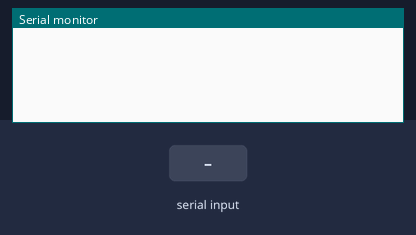
A program run on a simulated ESP32-S3. Shown: the last lines printed to the serial monitor. The test bench sets the inputs (shaded band). WiFi joins after 1.5 s; servers stay silent unless stated.

Above: at 1.2 s.
1.3 s: "connect?\n" received over Serial
At 2.5 s:
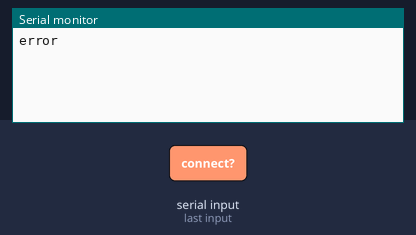
2.8 s: "connect\n" received over Serial
At 3.8 s:
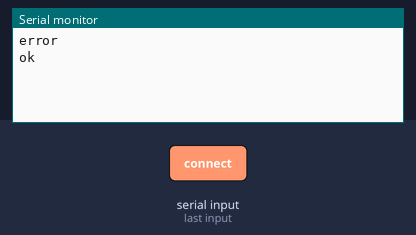

The program:

main.cpp
```cpp
// (licence header left out)
 #include <ESPTelloCLI.h>

 ESPTelloCLI TelloCLI;

 bool Connected;

 void WiFiEvent(WiFiEvent_t event){
     switch(event) {
 #ifdef ESP8266
       case WIFI_EVENT_STAMODE_GOT_IP:
 #else
       case ARDUINO_EVENT_WIFI_STA_GOT_IP:
 #endif
           Serial.print("WiFi connected! IP address: ");
           Serial.println(WiFi.localIP());
           TelloCLI.begin();
           // Turn off telemetry if not needed.
           TelloCLI.setTelemetry(false);
           Connected = true;
           break;
 #ifdef ESP8266
       case WIFI_EVENT_STAMODE_DISCONNECTED:
 #else
       case ARDUINO_EVENT_WIFI_STA_DISCONNECTED:
 #endif
           Serial.println("WiFi lost connection");
           TelloCLI.end();
           Connected = false;
           break;
       default: break;
     }
 }

 void setup()
 {
   Serial.begin(115200);
   Serial.setTimeout(0);
   Connected = false;
   WiFi.mode(WIFI_STA);
   WiFi.onEvent(WiFiEvent);
 }

 void loop()
 {
   if (Serial.available()) {
     String command = Serial.readStringUntil('\n');
     char SSID[65];

     if (command.length() == 0) command = Serial.readStringUntil('\r');
     if (command.length() > 0) {
       command.trim();
       if (command.equalsIgnoreCase("connect?")) {
         if (Connected)
           Serial.print("ok\r\n");
         else
           Serial.print("error\r\n");
       }
       else if (command.startsWith("connect")) {
         command.replace("connect", "");
         command.trim();
         int blank = command.indexOf(' ');
         if (blank == -1) {
           strcpy(SSID, command.c_str());
           WiFi.begin(SSID);
         }
         else {
           strcpy(SSID, command.substring(0, blank).c_str());
           command.replace(SSID, "");
           command.trim();
           WiFi.begin(SSID, command.c_str());
         }
         Serial.print("ok\r\n");
       }
       else if (command.equalsIgnoreCase("telemetryon")) {
         TelloCLI.setTelemetry(true);
         Serial.print("ok\r\n");
       }
       else if (command.equalsIgnoreCase("telemetryoff")) {
         TelloCLI.setTelemetry(false);
         Serial.print("ok\r\n");
       }
       else {
         if (Connected) TelloCLI.write(command.c_str(), command.length());
       }
     }
   }
 }
```

Measured:
- after the input at 1.3 s, the serial monitor: prints a new line at once (image 1)
- after the input at 2.8 s, the serial monitor: prints a new line at once (image 2)
